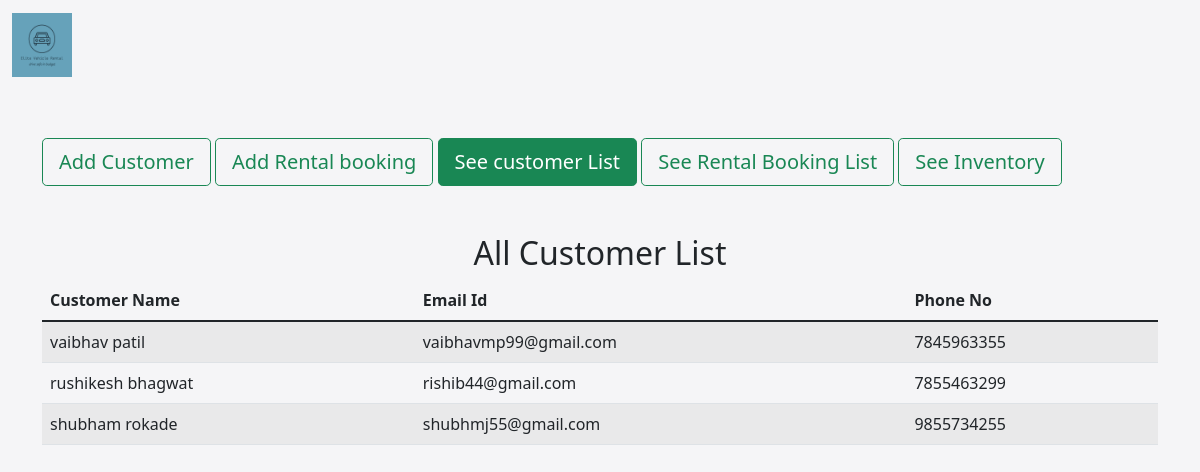
Page /seeCustomer/ on the committed database.
### employee/models.py (models this page shows, shortened)
class customer(models.Model):
    customerName = models.CharField(max_length=150)
    phoneno = models.IntegerField()
    email = models.CharField(max_length=150)

### employee/views.py (the view)
# urls.py: path('seeCustomer/', views.seeCustomer, name='seeCustomer'),
def seeCustomer(request):
    customerlist = customer.objects.all()
    return render(request, 'seeCustomer.html', {"customerlist":customerlist})

### templates/seeCustomer.html
{% extends 'base.html' %}
{% block seeCustomer %}active{% endblock seeCustomer %}
{% block body %}
{% load static%}
<div class="container mt-5">
  <h2 class="text-center">All Customer List</h2>
  <table class="table table-striped">
    <thead>
      <tr>
        <th scope="col">Customer Name</th>
        <th scope="col">Email Id</th>
        <th scope="col">Phone No</th>
      </tr>
    </thead>
    <tbody>
      {% for customer in customerlist %}
      <tr>
        <td>{{customer.customerName}}</td>
        <td>{{customer.email}}</td>
        <td>{{customer.phoneno}}</td>
      </tr>
      {% endfor %}
    </tbody>
  </table>
  </div>
{% endblock body %}

### static/css/style.css (style rules this page uses)
body { background-color: rgb(245 245 247); }

### rows in the picture
customer: customerName "vaibhav patil", email "vaibhavmp99@gmail.com", phoneno "7845963355"
customer: customerName "rushikesh bhagwat", email "rishib44@gmail.com", phoneno "7855463299"
customer: customerName "shubham rokade", email "shubhmj55@gmail.com", phoneno "9855734255"
